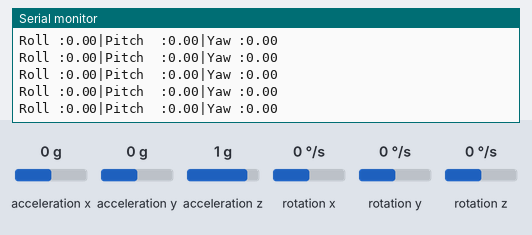
Recording of a sketch running on a simulated Arduino Uno, built with avr-gcc and run on an emulated ATmega328P. Shown: the last lines printed to the serial monitor. The inputs (shaded band) are chosen by the test bench; at power-on: acceleration x 0 g, acceleration y 0 g, acceleration z 1 g, rotation x 0 °/s, rotation y 0 °/s, rotation z 0 °/s.

Above: at 3.2 s.
3.3 s: acceleration x set to -1.4 g
At 4.2 s:
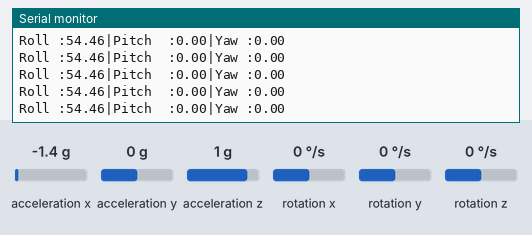
4.8 s: acceleration y set to 0.8 g
At 5.6 s:
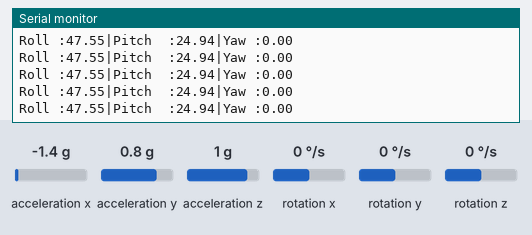
7.8 s: acceleration x set to 0.8 g
At 8.9 s:
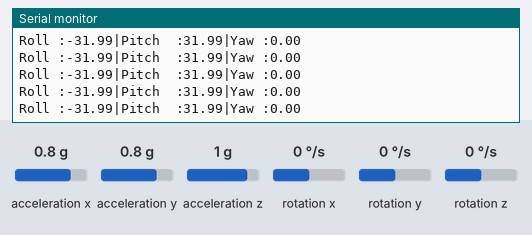
10.8 s: acceleration y set to -1.4 g
At 11.5 s:
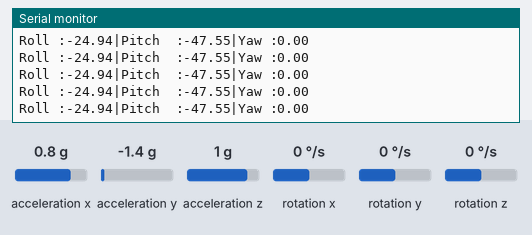
13.8 s: acceleration z set to -1.4 g
At 14.7 s:
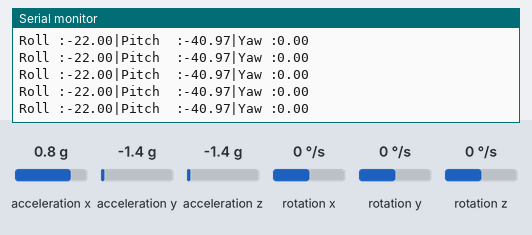
Timing chart, 0 to 16.8 s (numbered marks = the images above; inputs shaded):
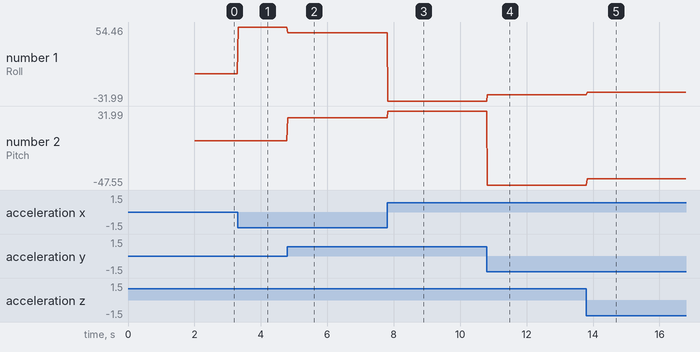

The sketch:

mpu6050.ino
```cpp
#include <Wire.h>
#include <MPU6050_light.h>

MPU6050 mpu(Wire);

unsigned long timer = 0;

void setup () {
  Serial.begin(115200);
  Wire.begin();

  byte status = mpu.begin();
  Serial.print("status mpu 6050 : ");
  Serial.println(status); // status menjunjukan kondisi error dari mpu, maka akan benilai 1 ketika error dan 0 ketika berhasil di inisialisasi

  while(status != 0) {
    Serial.println("MPU gagal diinisialisasikan.....");
    delay(1000);
  } // jika status bernilai 1 maka program akan mengalami loop sampai program status bernilai 0

  Serial.print("Menghitung gyro offset, jangan gerakkan mpu6050");
  delay(1000);

  mpu.calcOffsets(true, true); //(gyro, acc), nilai true dan false menunujukan apakah keduanya ingin dikalibrasi atau tidak, true jika iya.
  Serial.println("kalibrasi selesai ");
}


void loop() {
  mpu.update();

  if(millis() - timer > 10 ) {

    float roll  = mpu.getAngleY();
    float pitch = mpu.getAngleX();
    float yaw   = mpu.getAngleZ();

    Serial.print("Roll :" ); Serial.print(roll); Serial.print("|");
    Serial.print("Pitch  :" ); Serial.print(pitch); Serial.print("|");
    Serial.print("Yaw :" ); Serial.print(yaw); Serial.print("\n");
  }
  delay(20);
}
```

Measured:
- after the input at 3.3 s, the serial monitor: prints a new line at once (image 1)
- after the input at 4.8 s, the serial monitor: prints a new line at once (image 2)
- after the input at 7.8 s, the serial monitor: prints a new line at once (image 3)
- after the input at 10.8 s, the serial monitor: prints a new line at once (image 4)
- after the input at 13.8 s, the serial monitor: prints a new line at once (image 5)
- plotted number 1: 0 → 54.46 after the input at 3.3 s, 54.46 → 47.55 after the input at 4.8 s, 47.55 → -31.99 after the input at 7.8 s, -31.99 → -24.94 after the input at 10.8 s, -24.94 → -22 after the input at 13.8 s
- plotted number 2: 0 → 24.94 after the input at 4.8 s, 24.94 → 31.99 after the input at 7.8 s, 31.99 → -47.55 after the input at 10.8 s, -47.55 → -40.97 after the input at 13.8 s
